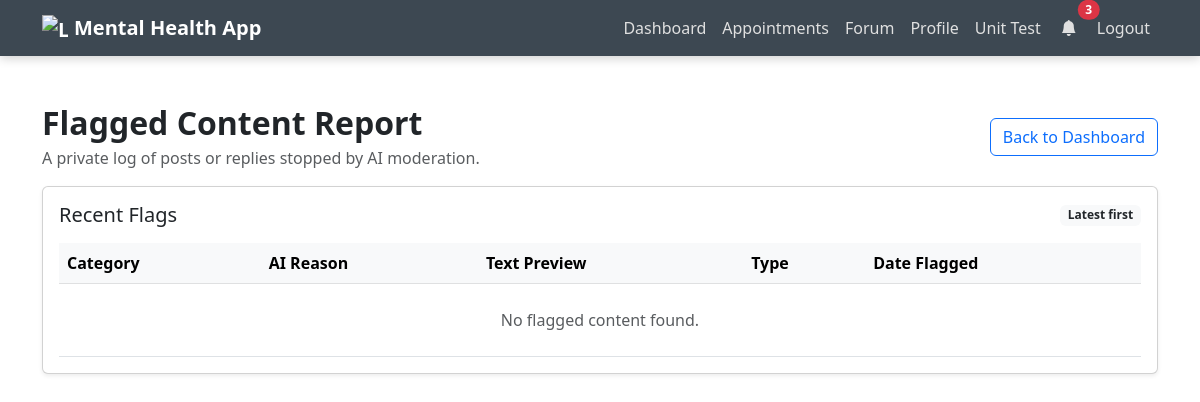
/dashboard/flagged-report (signed in), run on an earlier commit of the app's database.
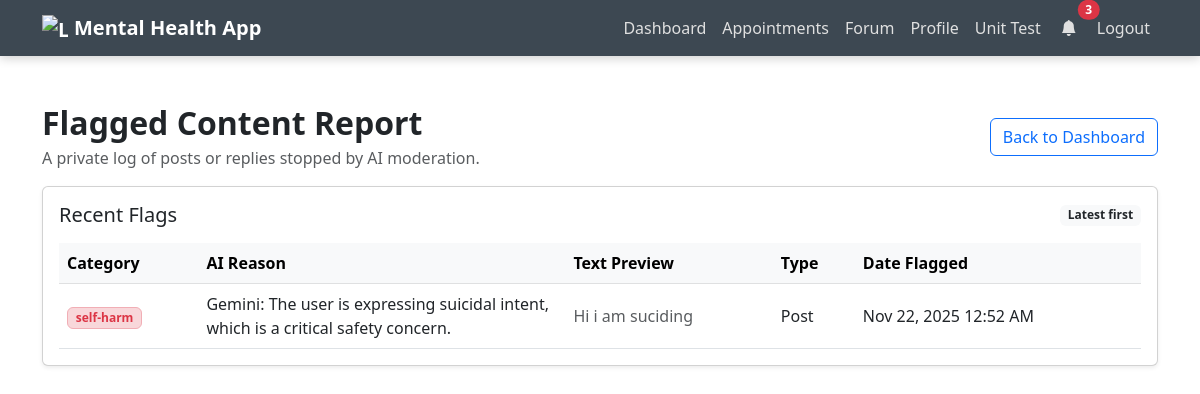
And on a later commit of the database.
### models/flagged_log.py (models this page shows)
class FlaggedLog(db.Model):
    __tablename__ = 'flagged_logs'
    id = db.Column(db.Integer, primary_key=True)
    user_id = db.Column(db.Integer, db.ForeignKey('user.id'), nullable=False)
    text = db.Column(db.Text, nullable=False)
    reason = db.Column(db.String(255), nullable=False)
    category = db.Column(db.String(100))
    source_type = db.Column(db.String(20), nullable=False)
    created_at = db.Column(db.DateTime, default=datetime.utcnow)
    user = db.relationship('User', backref=db.backref('flagged_logs', lazy=True))

### routes/dashboard.py (the view)
@dashboard.route('/dashboard/flagged-report')
@login_required
def flagged_report():
    flagged_items = (
        FlaggedLog.query.filter_by(user_id=current_user.id)
        .order_by(FlaggedLog.created_at.desc())
        .all()
    )
    return render_template('flagged_report.html', logs=flagged_items)

### models/user.py (called while the page is built)
@login_manager.user_loader
def load_user(user_id):
    return User.query.get(int(user_id))

### templates/flagged_report.html (shortened to what this page needs)
{% extends "base.html" %}
{% block content %}
<div class="py-4">
  <div class="d-flex flex-column flex-md-row justify-content-between align-items-start align-items-md-center mb-3">
    <div>
      <h2 class="fw-bold mb-1">Flagged Content Report</h2>
      <p class="text-muted mb-0">A private log of posts or replies stopped by AI moderation.</p>
    </div>
    <a class="btn btn-outline-primary mt-3 mt-md-0" href="{{ url_for('dashboard.home') }}">Back to Dashboard</a>
  </div>
  <div class="card shadow-sm">
    <div class="card-body">
      <div class="d-flex justify-content-between align-items-center mb-3">
        <h5 class="card-title mb-0">Recent Flags</h5>
        <span class="badge bg-light text-dark">Latest first</span>
      </div>
      <div class="table-responsive">
        <table class="table align-middle mb-0">
          <thead class="table-light">
            <tr>
              <th scope="col">Category</th>
              <th scope="col">AI Reason</th>
              <th scope="col">Text Preview</th>
              <th scope="col">Type</th>
              <th scope="col">Date Flagged</th>
            </tr>
          </thead>
          <tbody>
            {% for item in logs %}
            <tr>
              <td>
                <span class="badge bg-danger-subtle text-danger border border-danger-subtle">{{ item.category or 'unspecified' }}</span>
              </td>
              <td class="text-wrap" style="max-width: 240px;">{{ item.reason }}</td>
              <td class="text-muted" style="max-width: 320px;">
                {% set preview = item.text[:120] %}
                {{ preview }}{% if item.text|length > 120 %}&hellip;{% endif %}
              </td>
              <td class="text-capitalize">{{ item.source_type }}</td>
              <td>{{ item.created_at.strftime('%b %d, %Y %I:%M %p') }}</td>
            </tr>
            {% else %}
            <tr>
              <td colspan="5" class="text-center text-muted py-4">No flagged content found.</td>
            </tr>
            {% endfor %}
          </tbody>
        </table>
      </div>
    </div>
  </div>
</div>
{% endblock %}

What changed in the data, as far as the page shows it:
added FlaggedLog: category "self-harm", reason "Gemini: The user is expressing suicidal intent, which is a critical safety concern.", text "Hi i am suciding", source_type "Post", created_at "Nov 22, 2025 12:52 AM"
Also different on the page:
text no longer shown: "No flagged content found."
